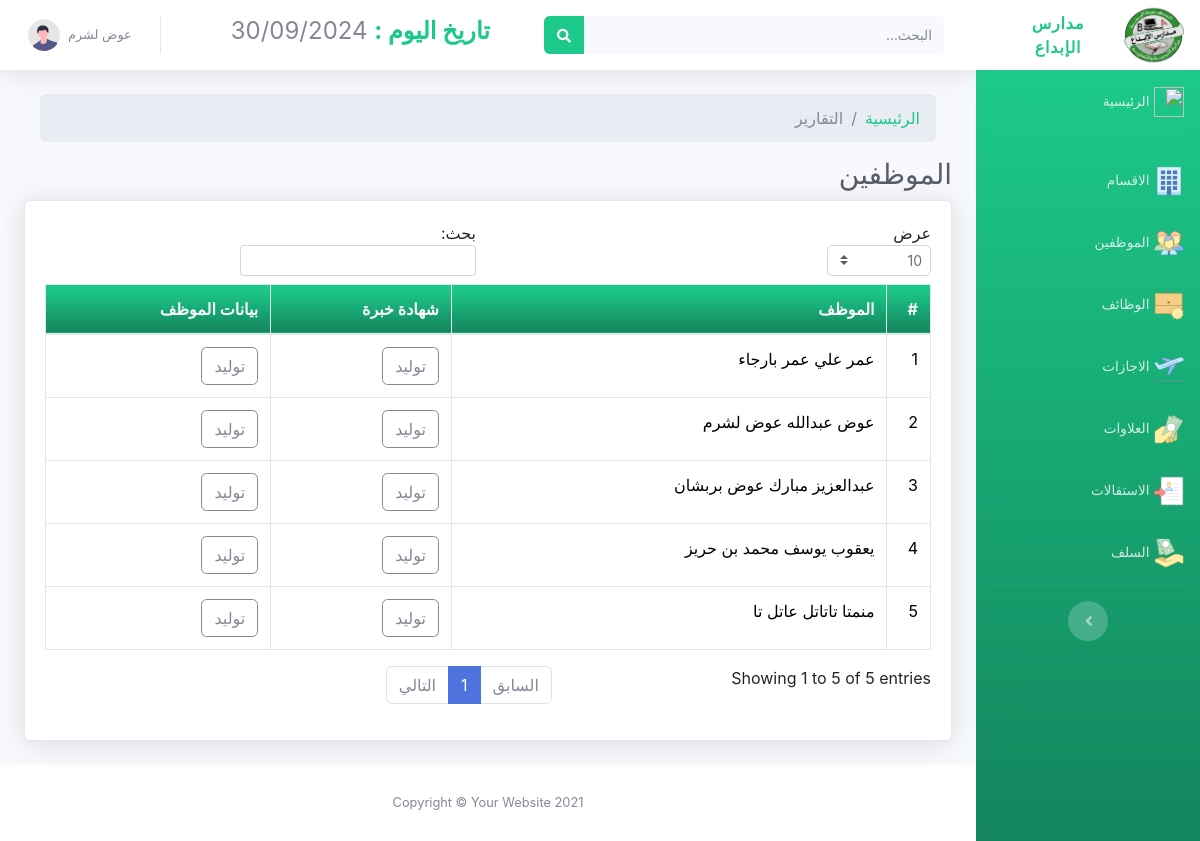
/Reports.php (signed in), run on the app's committed database.
### tables this page shows
CREATE TABLE `users` (
  `id` int(11) NOT NULL,
  `username` varchar(255) NOT NULL,
  `password` varchar(255) NOT NULL,
  `name` varchar(255) NOT NULL
);

CREATE TABLE `employees` (
  `id` int(11) NOT NULL,
  `name` varchar(255) NOT NULL,
  `basic_salary` int(11) NOT NULL,
  `sex` tinyint(1) NOT NULL,
  `start_date` date NOT NULL,
  `birthday` date NOT NULL,
  `phone` varchar(255) NOT NULL,
  `address` varchar(255) NOT NULL,
  `imge` varchar(255) NOT NULL,
  `divinity_no` varchar(255) NOT NULL,
  `department_id` int(11) NOT NULL,
  `jop_id` int(11) NOT NULL,
  `email` varchar(255) NOT NULL
);

### check_session.php (called while the page is built, shortened)
<?php
include('DB/user.php');
$user= new user($db);
$users=$user->Find($_SESSION['user_id']);
?>

### DB/user.php (called while the page is built, shortened)
<?php
class user{
    private $connection;
    private $table = 'users';
    public function __construct($db) {
        $this->connection = $db;
    }
    public function Find($id){
        $query = "SELECT * FROM " . $this->table . " WHERE id = $id";
        $result=$this->connection->query($query);
        return $result;
    }
}
?>

### DB/employee.php (called while the page is built, shortened)
<?php
class employee{
    private $connection;
    private $table = 'employees';
    public function __construct($db) {
        $this->connection = $db;
    }
    public function All(){
        $query = "SELECT * FROM " . $this->table;
        $result=$this->connection->query($query);
        return $result;
    }
}
?>

### Reports.php (the view, shortened to what this page needs)
<?php
include('DB/database.php');
include('DB/employee.php');
$database = new Database();
$db = $database->connect();
include("check_session.php");
$employee = new employee($db);
$employees=$employee->All();
$count=0;
?>
<!DOCTYPE html>
<html lang="en" dir="rtl">
<head>
    <link href="vendor/fontawesome-free/css/all.min.css" rel="stylesheet" type="text/css">
    <link rel="stylesheet" href="css/bootstrap.css">
    <link href="css/sb-admin-2.css" rel="stylesheet">
</head>
<body id="page-top">
    <div id="wrapper">
        <div id="content-wrapper" class="d-flex flex-column">
            <div id="content">
               <?php include('navbar.php') ?>
                <div class="container-fluid">
                    <ul  class="breadcrumb m-3">
                        <li class="breadcrumb-item"> <a href="home.php" class='text-success'>الرئيسية</a></li>
                        <li class="breadcrumb-item active">التقارير </li>
                    </ul>
                    <h1 class="h3 mb-2 text-gray-800">الموظفين</h1>
                    <div class="card shadow mb-4">
                        <div class="card-body">
                            <div class="table-responsive">
                                <table class="table table-bordered" id="dataTable" width="100%" cellspacing="0">
                                    <thead>
                                        <tr>
                                            <th class="bg-gradient-success text-gray-100">#</th>
                                            <th class="bg-gradient-success text-gray-100">الموظف</th>
                                            <th class="bg-gradient-success text-gray-100">شهادة خبرة</th>
                                            <th class="bg-gradient-success text-gray-100">بيانات الموظف</th>
                                        </tr>
                                    </thead>
                                   <tbody>
                                   <?php foreach($employees as $employee){
                                   $count++;
                                    ?>
                                    <tr>
                                        <td><?=$count?></td>
                                        <td><?=htmlspecialchars($employee['name'])?></td>
                                        <td><a class="btn btn-outline-secondary" href="Certificate_of_Experience.php?id=<?=$employee['id']?>">توليد</a></td>
                                        <td><a class="btn btn-outline-secondary" href="employee_data.php?id=<?=$employee['id']?>">توليد</a></td>
                                    </tr>
                                    <?php }?>
                                   </tbody>
                                </table>
                            </div>
                        </div>
                    </div>
                </div>
            </div>
        </div>
    </div>
</body>
</html>

### navbar.php (shortened to what this page needs)
 <?php
$date= date_format(date_create(),'d/m/Y') ;
 ?>
 <nav class="navbar navbar-expand navbar-light bg-white topbar mb-4 static-top shadow">
    <form
        class="d-none d-sm-inline-block form-inline mr-auto ml-md-3 my-2 my-md-0 mw-100 navbar-search">
        <div class="input-group">
            <input type="text" class="form-control bg-light border-0 small" placeholder="البحث..."
                aria-label="Search" aria-describedby="basic-addon2">
            <div class="input-group-append">
                <button class="btn btn-success" type="button">
                    <i class="fas fa-search fa-sm"></i>
                </button>
            </div>
        </div>
    </form>
    <p class="h4"><strong class="text-success"> تاريخ اليوم :</strong> <?=$date?> </p>
    <ul class="navbar-nav ml-auto">
        <li class="nav-item dropdown no-arrow">
            <a class="nav-link dropdown-toggle" href="#" id="userDropdown" role="button"
                data-toggle="dropdown" aria-haspopup="true" aria-expanded="false">
                <span class="mr-2 d-none d-lg-inline text-gray-600 small"><?php foreach($users as $user){echo $user['name'];} ?></span>
                <img class="img-profile rounded-circle"
                    src="img/undraw_profile.svg">
            </a>
        </li>
    </ul>
</nav>

### data on the page
users: name "عوض لشرم"
employees: name "عمر علي عمر بارجاء"
employees: name "عوض عبدالله عوض لشرم"
employees: name "عبدالعزيز مبارك عوض بربشان"
employees: name "يعقوب يوسف محمد بن حريز"
employees: name "منمتا تاتاتل عاتل تا"

### other printed values
$date "30/09/2024"
